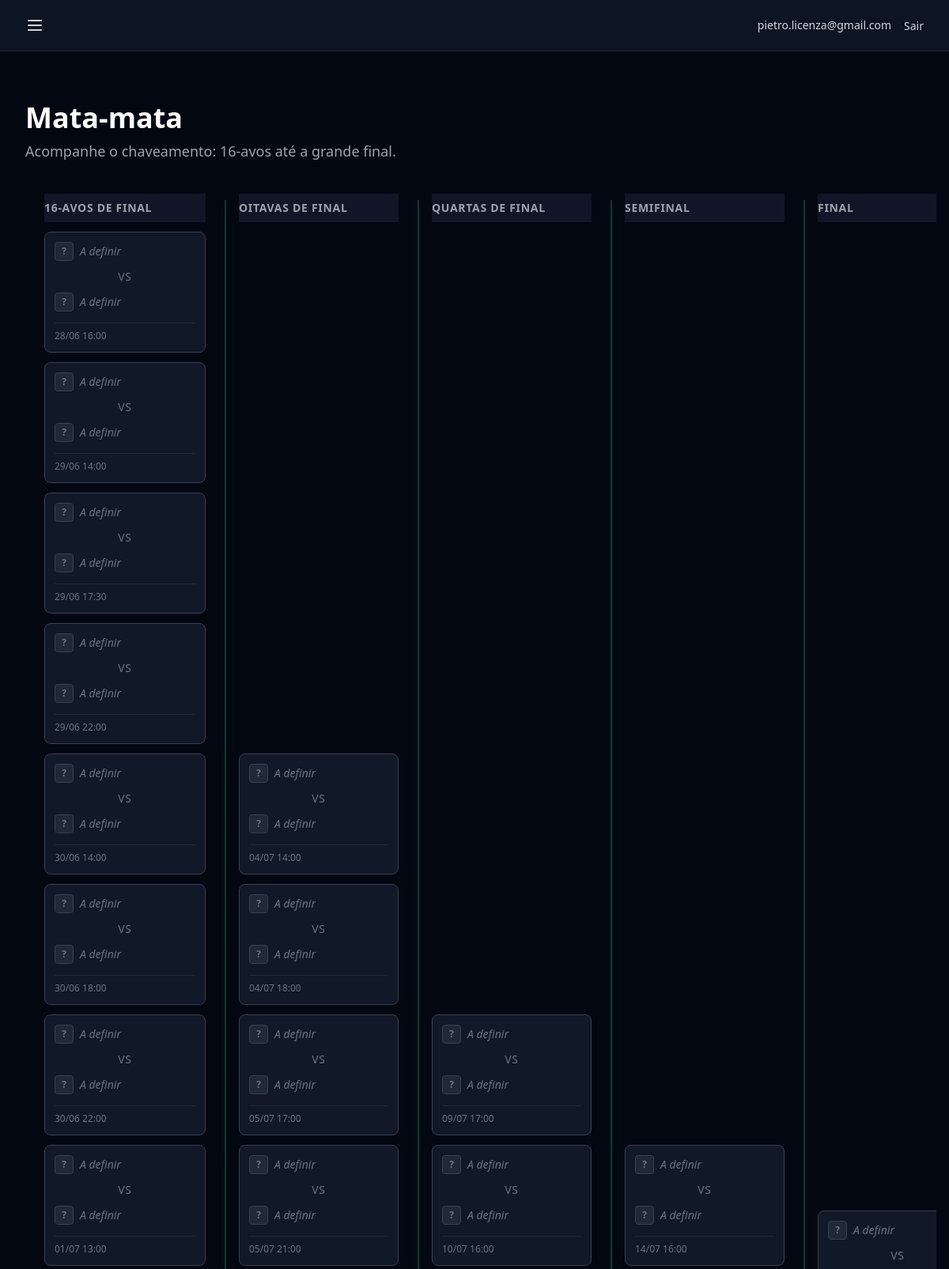
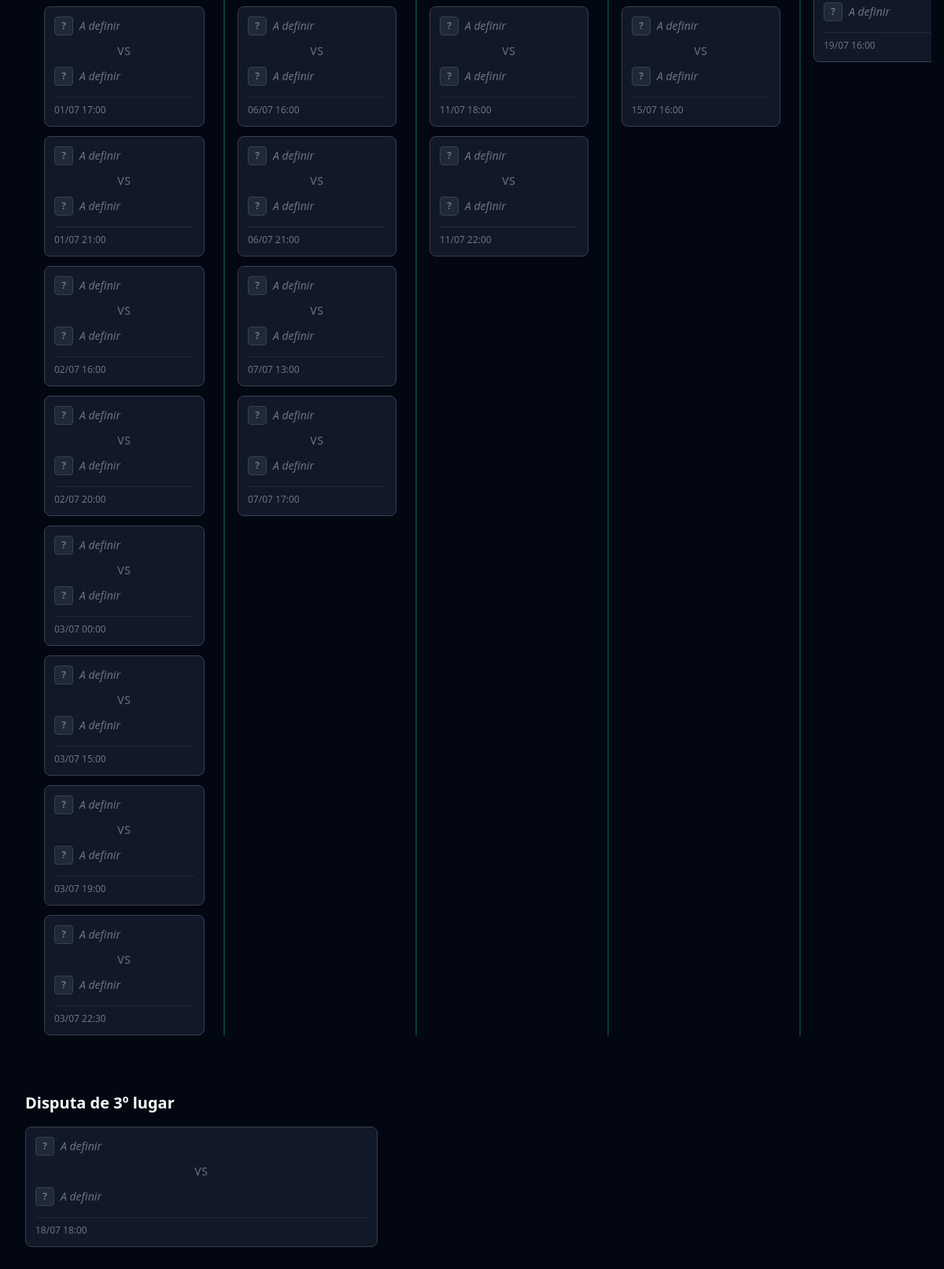
The app's page /matches/bracket/ (signed in) with its own data (2 pictures, top to bottom).
### users/models.py (models this page shows, shortened)
class CustomUser(AbstractUser):
    email = models.EmailField(unique=True)
    created_at = models.DateTimeField(auto_now_add=True)
    updated_at = models.DateTimeField(auto_now=True)
    username = None
    USERNAME_FIELD = 'email'
    REQUIRED_FIELDS = []
    objects = CustomUserManager()

### matches/models.py (models this page shows, shortened)
class Round(models.Model):
    PHASE_CHOICES = (
        ('grupo', 'Fase de Grupos'),
        ('trinta_dois_avos', '16-avos de Final'),
        ('oitavas', 'Oitavas de Final'),
        ('quartas', 'Quartas de Final'),
        ('semi', 'Semifinal'),
        ('terceiro_lugar', 'Terceiro Lugar'),
        ('final', 'Final'),
    )
    name = models.CharField(max_length=100)
    order = models.PositiveIntegerField()
    phase = models.CharField(max_length=20, choices=PHASE_CHOICES)
    start_date = models.DateField(null=True, blank=True)
    end_date = models.DateField(null=True, blank=True)
    created_at = models.DateTimeField(auto_now_add=True)
    updated_at = models.DateTimeField(auto_now=True)
    class Meta:
        ordering = ('order',)

class Match(models.Model):
    STATUS_CHOICES = (
        ('agendado', 'Agendado'),
        ('em_andamento', 'Em andamento'),
        ('finalizado', 'Finalizado'),
    )
    round = models.ForeignKey(
        Round,
        on_delete=models.CASCADE,
        related_name='matches',
    )
    stadium = models.ForeignKey(
        Stadium,
        on_delete=models.PROTECT,
        related_name='matches',
    )
    home_team = models.ForeignKey(
        Team,
        on_delete=models.PROTECT,
        related_name='home_matches',
    )
    away_team = models.ForeignKey(
        Team,
        on_delete=models.PROTECT,
        related_name='away_matches',
    )
    match_datetime = models.DateTimeField()
    home_score = models.PositiveIntegerField(null=True, blank=True)
    away_score = models.PositiveIntegerField(null=True, blank=True)
    status = models.CharField(
        max_length=20,
        choices=STATUS_CHOICES,
        default='agendado',
    )
    external_id = models.PositiveIntegerField(
        null=True,
        blank=True,
        db_index=True,
    )
    penalties_home = models.PositiveSmallIntegerField(
        null=True,
        blank=True,
    )
    penalties_away = models.PositiveSmallIntegerField(
        null=True,
        blank=True,
    )
    elapsed_minute = models.PositiveSmallIntegerField(
        null=True,
        blank=True,
    )
    created_at = models.DateTimeField(auto_now_add=True)
    updated_at = models.DateTimeField(auto_now=True)
    class Meta:
        ordering = ('match_datetime',)

### matches/views.py (the view)
# urls.py: path('bracket/', MatchBracketView.as_view(), name='match_bracket'),
class MatchBracketView(LoginRequiredMixin, TemplateView):
    template_name = 'matches/match_bracket.html'
    def get_context_data(self, **kwargs):
        context = super().get_context_data(**kwargs)
        knockout_qs = (
            Match.objects
            .filter(round__phase__in=[
                'trinta_dois_avos',
                'oitavas',
                'quartas',
                'semi',
                'final',
            ])
            .select_related('home_team', 'away_team', 'stadium', 'round')
            .order_by('round__order', 'match_datetime')
        )
        rounds_dict = {}
        for match in knockout_qs:
            r = match.round
            if r.pk not in rounds_dict:
                rounds_dict[r.pk] = {
                    'name': r.name,
                    'order': r.order,
                    'phase': r.phase,
                    'matches': [],
                }
            rounds_dict[r.pk]['matches'].append(match)
        context['rounds'] = sorted(
            rounds_dict.values(),
            key=lambda d: d['order'],
        )
        context['third_place_match'] = (
            Match.objects
            .filter(round__phase='terceiro_lugar')
            .select_related('home_team', 'away_team', 'stadium', 'round')
            .order_by('match_datetime')
            .first()
        )
        return context

### templates/matches/match_bracket.html (shortened to what this page needs)
{% extends 'base.html' %}
{% block content %}
<div class='py-8'>
    <header class='mb-8'>
        <h1 class='text-3xl md:text-4xl font-bold text-white'>Mata-mata</h1>
        <p class='text-gray-400 mt-2 text-lg'>Acompanhe o chaveamento: 16-avos até a grande final.</p>
    </header>
    {% if rounds %}
        <div class='overflow-x-auto pb-4 -mx-4 px-4'>
            <div class='inline-flex items-stretch min-w-full gap-6 px-2 py-4'>
                {% for round in rounds %}
                    <section class='flex flex-col gap-3 relative pl-4 min-w-[220px] {% if not forloop.first %}border-l-2 border-emerald-500/30{% endif %}'>
                        <header class='sticky top-0 z-10'>
                            <h2 class='text-sm font-semibold uppercase tracking-wider text-gray-400 bg-gray-900/95 backdrop-blur-sm py-2 -mt-2'>
                                {{ round.name }}
                            </h2>
                        </header>
                        <div class='flex flex-col gap-3 justify-center flex-1'>
                            {% for match in round.matches %}
                                {% include 'matches/partials/bracket_match_card.html' with match=match %}
                            {% endfor %}
                        </div>
                    </section>
                {% endfor %}
            </div>
        </div>
        {% if third_place_match %}
            <section class='mt-10'>
                <header class='mb-4'>
                    <h2 class='text-xl font-semibold text-white'>Disputa de 3º lugar</h2>
                </header>
                <div class='max-w-md'>
                    {% include 'matches/partials/bracket_match_card.html' with match=third_place_match %}
                </div>
            </section>
        {% endif %}
    {% endif %}
</div>
{% endblock %}

### templates/base.html (shortened to what this page needs)
<!DOCTYPE html>
<html lang='pt-br'>
<head>
    <script src='https://cdn.tailwindcss.com'></script>
</head>
<body class='bg-gray-950 min-h-screen text-white'>
    <nav class='bg-gray-900/80 backdrop-blur-md border-b border-gray-800 sticky top-0 z-50'>
        <div class='max-w-7xl mx-auto px-4 sm:px-6 lg:px-8'>
            <div class='flex justify-between h-16 items-center'>
                <button id='menu-btn' class='text-gray-300 hover:text-white p-2 -ml-2 rounded-lg hover:bg-gray-800 transition-colors duration-200' aria-label='Abrir menu'>
                    <svg class='w-6 h-6' fill='none' stroke='currentColor' viewBox='0 0 24 24'>
                        <path stroke-linecap='round' stroke-linejoin='round' stroke-width='2' d='M4 6h16M4 12h16M4 18h16'></path>
                    </svg>
                </button>
                <div class='flex items-center gap-4'>
                    {% if user.is_authenticated %}
                        <span class='text-gray-300 text-sm hidden sm:block'>{{ user.email }}</span>
                        <form method='post' action='{% url "logout" %}' class='inline'>
                            <button type='submit' class='text-gray-300 hover:text-emerald-400 text-sm transition-colors duration-200'>Sair</button>
                        </form>
                    {% else %}
                        <a href='{% url "login" %}' class='text-gray-300 hover:text-emerald-400 text-sm transition-colors duration-200'>Entrar</a>
                        <a href='{% url "register" %}' class='bg-emerald-600 hover:bg-emerald-500 text-white font-semibold rounded-lg px-4 py-2 text-sm transition-colors duration-200'>Cadastrar</a>
                    {% endif %}
                </div>
            </div>
        </div>
    </nav>
    <main class='max-w-7xl mx-auto px-4 sm:px-6 lg:px-8 py-8'>
        {% block content %}{% endblock %}
    </main>
</body>
</html>

### templates/matches/partials/bracket_match_card.html (shortened to what this page needs)
{% load matches_extras %}
<article class='bg-gray-900 border border-gray-700 rounded-lg p-3 hover:border-emerald-500/50 transition-colors duration-200'>
    <div class='flex flex-col gap-1.5'>
        <div class='flex items-center gap-2'>
            {% if match.home_team.country_code == 'TBD-H' or match.home_team.flag_emoji == '' and match.home_team.country_code == 'TBD' %}
                <span class='inline-flex items-center justify-center w-6 h-6 rounded bg-gray-800 text-gray-500 text-xs font-semibold border border-gray-700'>?</span>
                <span class='text-gray-500 italic text-sm'>A definir</span>
            {% else %}
                <span class='text-lg'>{{ match.home_team.flag_emoji }}</span>
                <span class='text-white font-semibold text-sm truncate'>{{ match.home_team.name }}</span>
            {% endif %}
        </div>
        <div class='flex items-center justify-center py-1'>
            {% if match.home_score is not None and match.away_score is not None %}
                <span class='text-2xl font-bold text-white tabular-nums'>{{ match.home_score }} <span class='text-gray-500 mx-1'>x</span> {{ match.away_score }}</span>
            {% else %}
                <span class='text-sm text-gray-500 uppercase tracking-wider'>vs</span>
            {% endif %}
        </div>
        <div class='flex items-center gap-2'>
            {% if match.away_team.country_code == 'TBD-A' or match.away_team.flag_emoji == '' and match.away_team.country_code == 'TBD' %}
                <span class='inline-flex items-center justify-center w-6 h-6 rounded bg-gray-800 text-gray-500 text-xs font-semibold border border-gray-700'>?</span>
                <span class='text-gray-500 italic text-sm'>A definir</span>
            {% else %}
                <span class='text-lg'>{{ match.away_team.flag_emoji }}</span>
                <span class='text-white font-semibold text-sm truncate'>{{ match.away_team.name }}</span>
            {% endif %}
        </div>
        <div class='flex items-center justify-between mt-2 pt-2 border-t border-gray-800 text-xs text-gray-500'>
            <span>{{ match.match_datetime|date:'d/m H:i' }}</span>
        </div>
    </div>
</article>

### records on screen
CustomUser: email "pietro.licenza@gmail.com"
Round: name "16-AVOS DE FINAL"
Match: shows "A definir", shows "VS", match_datetime "28/06 16:00"
Match: shows "A definir", shows "VS", match_datetime "29/06 14:00"
Match: shows "A definir", shows "VS", match_datetime "29/06 17:30"
Match: shows "A definir", shows "VS", match_datetime "29/06 22:00"
Match: shows "A definir", shows "VS", match_datetime "30/06 14:00"
Match: shows "A definir", shows "VS", match_datetime "30/06 18:00"
Match: shows "A definir", shows "VS", match_datetime "30/06 22:00"
Match: shows "A definir", shows "VS", match_datetime "01/07 13:00"
Match: shows "A definir", shows "VS", match_datetime "01/07 17:00"
Match: shows "A definir", shows "VS", match_datetime "01/07 21:00"
Match: shows "A definir", shows "VS", match_datetime "02/07 16:00"
Match: shows "A definir", shows "VS", match_datetime "02/07 20:00"
Match: shows "A definir", shows "VS", match_datetime "03/07 00:00"
Match: shows "A definir", shows "VS", match_datetime "03/07 15:00"
Match: shows "A definir", shows "VS", match_datetime "03/07 19:00"
Match: shows "A definir", shows "VS", match_datetime "03/07 22:30"
Round: name "OITAVAS DE FINAL"
Match: shows "A definir", shows "VS", match_datetime "04/07 14:00"
Match: shows "A definir", shows "VS", match_datetime "04/07 18:00"
Match: shows "A definir", shows "VS", match_datetime "05/07 17:00"
Match: shows "A definir", shows "VS", match_datetime "05/07 21:00"
Match: shows "A definir", shows "VS", match_datetime "06/07 16:00"
Match: shows "A definir", shows "VS", match_datetime "06/07 21:00"
Match: shows "A definir", shows "VS", match_datetime "07/07 13:00"
Match: shows "A definir", shows "VS", match_datetime "07/07 17:00"
Round: name "QUARTAS DE FINAL"
Match: shows "A definir", shows "VS", match_datetime "09/07 17:00"
Match: shows "A definir", shows "VS", match_datetime "10/07 16:00"
Match: shows "A definir", shows "VS", match_datetime "11/07 18:00"
Match: shows "A definir", shows "VS", match_datetime "11/07 22:00"
Round: name "SEMIFINAL"
Match: shows "A definir", shows "VS", match_datetime "14/07 16:00"
Match: shows "A definir", shows "VS", match_datetime "15/07 16:00"
Round: name "FINAL"
Match: shows "A definir", shows "VS", match_datetime "19/07 16:00"
Match: match_datetime "18/07 18:00"
